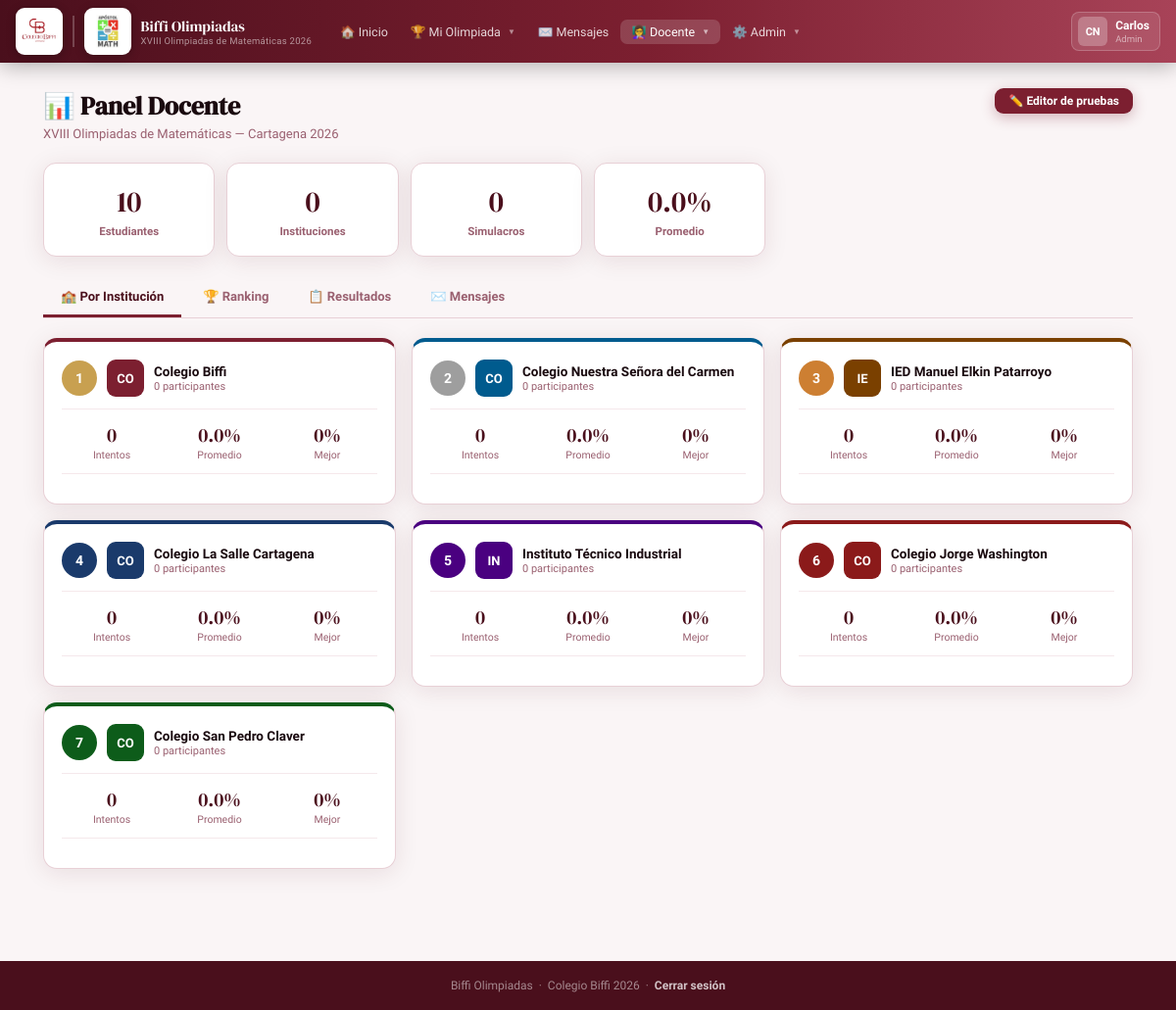
Page /docente.php?nivel=basico (signed in) on the committed database.
### tables this page shows
CREATE TABLE IF NOT EXISTS `instituciones` (
  `id`            INT AUTO_INCREMENT PRIMARY KEY,
  `nombre`        VARCHAR(200) NOT NULL,
  `ciudad`        VARCHAR(100) DEFAULT 'Cartagena',
  `departamento`  VARCHAR(100) DEFAULT 'Bolívar',
  `codigo`        VARCHAR(20)  DEFAULT '',
  `color`         VARCHAR(7)   DEFAULT '#7C1F30',
  `activa`        TINYINT(1)   DEFAULT 1,
  `creada_en`     DATETIME     DEFAULT CURRENT_TIMESTAMP
);

### includes/config.php (called while the page is built, shortened)
<?php
function isAdmin()   { return ($_SESSION['rol'] ?? '') === 'admin'; }
function isDocente() { return in_array($_SESSION['rol'] ?? '', ['admin','docente']); }
function sanitize($str){ return htmlspecialchars(trim($str), ENT_QUOTES, 'UTF-8'); }
function puedeEditarPruebas(): bool {
    return isAdmin() || (isDocente() && isBiffi());
}
?>

### docente.php (the view, shortened to what this page needs)
<?php
require_once 'includes/config.php';
$es_admin = isAdmin();
$mi_inst_id = null;
$inst_restrict = $es_admin ? '' : " AND u.institucion_id=".intval($mi_inst_id);
$stats = $pdo->query("SELECT
  COUNT(DISTINCT u.id)       total_estudiantes,
  COUNT(DISTINCT r.id)       total_simulacros,
  ROUND(AVG(r.puntaje/r.total*100),1) promedio_pct,
  COUNT(DISTINCT u.institucion_id) total_instituciones
FROM usuarios u
LEFT JOIN resultados r ON r.usuario_id=u.id AND r.total>0
WHERE u.rol='estudiante' AND u.activo=1
$inst_restrict")->fetch();
try {
    if($es_admin)
        $instituciones = $pdo->query("SELECT * FROM instituciones WHERE activa=1 ORDER BY nombre")->fetchAll();
    else {
        $sq=$pdo->prepare("SELECT * FROM instituciones WHERE id=?");
        $sq->execute([$mi_inst_id]); $instituciones=$sq->fetchAll();
    }
} catch(\Exception $e){ $instituciones=[]; }
$rank_inst = [];
if($es_admin){
    try {
        $rank_inst = $pdo->query("SELECT i.id,i.nombre,i.color,
          COUNT(DISTINCT u.id) estudiantes,
          COUNT(r.id) intentos,
          ROUND(AVG(r.puntaje/r.total*100),1) promedio,
          ROUND(MAX(r.puntaje/r.total*100),0) mejor
          FROM instituciones i
          LEFT JOIN usuarios u ON u.institucion_id=i.id AND u.rol='estudiante' AND u.activo=1
          LEFT JOIN resultados r ON r.usuario_id=u.id AND r.total>0
          WHERE i.activa=1
          GROUP BY i.id
          ORDER BY promedio DESC")->fetchAll();
    } catch(\Exception $e){}
}
require_once 'includes/header.php';
?>
<div class="doc-wrap">
  <div class="doc-head">
    <div>
      <h1>📊 Panel Docente</h1>
      <?php if(!$es_admin && $mi_inst_id && !empty($instituciones)): ?>
      <p>
        <span style="display:inline-flex;align-items:center;gap:7px;padding:4px 14px;border-radius:16px;
          font-size:12px;font-weight:700;color:white;background:<?=sanitize($instituciones[0]['color']??'var(--v)')?>">
          🏫 <?=sanitize($instituciones[0]['nombre']??'')?>
        </span>
      </p>
      <?php else: ?>
      <p>XVIII Olimpiadas de Matemáticas — Cartagena 2026</p>
      <?php endif ?>
    </div>
    <?php if(isAdmin()): ?>
    <?php if(puedeEditarPruebas()): ?>
    <a href="editor_simulacro.php" class="btn btn-v btn-sm">✏️ Editor de pruebas</a>
    <?php endif ?>
    <?php endif ?>
  </div>
  <div class="stats-row">
    <div class="stat"><div class="sn"><?=(int)$stats['total_estudiantes']?></div><div class="sl"><?=$es_admin?'Estudiantes':'Tus estudiantes'?></div></div>
    <?php if($es_admin): ?>
    <div class="stat"><div class="sn"><?=(int)$stats['total_instituciones']?></div><div class="sl">Instituciones</div></div>
    <?php endif ?>
    <div class="stat"><div class="sn"><?=(int)$stats['total_simulacros']?></div><div class="sl">Simulacros</div></div>
    <div class="stat"><div class="sn"><?=number_format((float)($stats['promedio_pct']??0),1)?>%</div><div class="sl">Promedio</div></div>
  </div>
  <div class="tabs-doc">
    <?php if($es_admin): ?>
    <button class="td a" onclick="showPanel('instituciones',this)">🏫 Por Institución</button>
    <?php endif ?>
    <button class="td <?=!$es_admin?'a':''?>" onclick="showPanel('ranking',this)">🏆 Ranking</button>
    <button class="td" onclick="showPanel('resultados',this)">📋 Resultados</button>
    <button class="td" onclick="showPanel('mensajes',this)">✉️ Mensajes</button>
  </div>
  <div id="panel-instituciones" class="panel <?=$es_admin?'a':''?>">
    <div style="display:grid;grid-template-columns:repeat(auto-fill,minmax(280px,1fr));gap:16px;margin-bottom:28px">
      <?php foreach($rank_inst as $pos=>$ri): ?>
      <div class="inst-rank-card" style="border-top-color:<?=sanitize($ri['color'])?>">
        <div class="irc-top">
          <div style="width:36px;height:36px;font-size:14px;font-weight:800;border-radius:50%;
            display:flex;align-items:center;justify-content:center;color:white;
            background:<?=['#C8A050','#9E9E9E','#CD7F32'][$pos]??sanitize($ri['color'])?>">
            <?=$pos+1?>
          </div>
          <div class="irc-logo" style="background:<?=sanitize($ri['color'])?>"><?=strtoupper(substr($ri['nombre'],0,2))?></div>
          <div>
            <div style="font-size:13.5px;font-weight:700;color:var(--ink);line-height:1.3"><?=sanitize($ri['nombre'])?></div>
            <div style="font-size:11px;color:#9a6070"><?=(int)$ri['estudiantes']?> participantes</div>
          </div>
        </div>
        <div style="display:grid;grid-template-columns:1fr 1fr 1fr;gap:8px;text-align:center;padding:12px 0;border-top:1px solid var(--vp);border-bottom:1px solid var(--vp);margin-bottom:12px">
          <div><div style="font-family:'DM Serif Display',serif;font-size:20px;color:var(--vd)"><?=(int)$ri['intentos']?></div><div style="font-size:10.5px;color:#9a6070">Intentos</div></div>
          <div><div style="font-family:'DM Serif Display',serif;font-size:20px;color:var(--vd)"><?=number_format((float)($ri['promedio']??0),1)?>%</div><div style="font-size:10.5px;color:#9a6070">Promedio</div></div>
          <div><div style="font-family:'DM Serif Display',serif;font-size:20px;color:var(--vd)"><?=(int)($ri['mejor']??0)?>%</div><div style="font-size:10.5px;color:#9a6070">Mejor</div></div>
        </div>
      </div>
      <?php endforeach ?>
    </div>
  </div>
</div>
<?php require_once 'includes/footer.php'; ?>

### includes/header.php (style rules this page uses)
:root { --v:#7C1F30;--vd:#4A0F1C;--vl:#A84358;--vp:#F5E8EB; --gold:#C8A050;--ink:#1A0A0F;--mist:#FAF5F6;--white:#fff; --green:#2E7D52;--border:#E8D0D6; --sh:0 4px 24px rgba(74,15,28,.10);--shh:0 12px 40px rgba(124,31,48,.20); }
*,*::before,*::after { margin:0;padding:0;box-sizing:border-box }
body { font-family:'Sora',sans-serif;background:var(--mist);color:var(--ink);min-height:100vh }
a { text-decoration:none;color:inherit }
.btn { display:inline-flex;align-items:center;gap:7px;padding:9px 20px;border-radius:9px; font-family:'Sora',sans-serif;font-size:13px;font-weight:700;cursor:pointer;border:none;transition:all .2s }
.btn-v { background:var(--v);color:white;box-shadow:0 4px 14px rgba(124,31,48,.3) }
.btn-sm { padding:6px 14px;font-size:12px }
.panel-top, .bib-head, .doc-wrap > div:first-child, .adm-panel .panel-top { flex-wrap: wrap !important; }
.btn { flex-shrink: 0; white-space: nowrap; }

### docente.php (style rules this page uses)
.doc-wrap { max-width:1160px;margin:0 auto;padding:26px 24px }
.doc-head { margin-bottom:22px;display:flex;align-items:flex-start;justify-content:space-between;flex-wrap:wrap;gap:12px }
.doc-head h1 { font-family:'DM Serif Display',serif;font-size:26px;color:var(--ink) }
.doc-head p { font-size:13px;color:#9a6070;margin-top:3px }
.stats-row { display:grid;grid-template-columns:repeat(auto-fill,minmax(160px,1fr));gap:12px;margin-bottom:22px }
.stat { background:white;border-radius:13px;padding:18px;text-align:center;box-shadow:var(--sh);border:1.5px solid var(--border) }
.sn { font-family:'DM Serif Display',serif;font-size:30px;color:var(--vd) }
.sl { font-size:11.5px;color:#9a6070;font-weight:600;margin-top:3px }
.tabs-doc { display:flex;gap:4px;margin-bottom:20px;flex-wrap:wrap;border-bottom:1.5px solid var(--border);padding-bottom:0 }
.td { padding:11px 18px;font-family:'Sora',sans-serif;font-size:13px;font-weight:600; cursor:pointer;color:#9a6070;background:none;border:none;border-bottom:3px solid transparent; transition:all .2s;text-decoration:none }
.td.a { color:var(--vd);border-bottom-color:var(--v) }
.panel { display:none;animation:fi .25s ease }
.panel.a { display:block }
.inst-rank-card { background:white;border-radius:14px;padding:18px;box-shadow:var(--sh); border:1.5px solid var(--border);border-top:4px solid var(--v) }
.irc-top { display:flex;align-items:center;gap:10px;margin-bottom:12px }
.irc-logo { width:38px;height:38px;border-radius:9px;display:flex;align-items:center; justify-content:center;font-weight:800;color:white;font-size:13px;flex-shrink:0 }

### rows in the picture
instituciones: nombre "CO", nombre "Colegio Biffi", estudiantes "0", intentos "0", promedio "0.0", mejor "0"
instituciones: nombre "CO", nombre "Colegio Nuestra Señora del Carmen", estudiantes "0", intentos "0", promedio "0.0", mejor "0"
instituciones: nombre "IE", nombre "IED Manuel Elkin Patarroyo", estudiantes "0", intentos "0", promedio "0.0", mejor "0"
instituciones: nombre "CO", nombre "Colegio La Salle Cartagena", estudiantes "0", intentos "0", promedio "0.0", mejor "0"
instituciones: nombre "IN", nombre "Instituto Técnico Industrial", estudiantes "0", intentos "0", promedio "0.0", mejor "0"
instituciones: nombre "CO", nombre "Colegio Jorge Washington", estudiantes "0", intentos "0", promedio "0.0", mejor "0"
instituciones: nombre "CO", nombre "Colegio San Pedro Claver", estudiantes "0", intentos "0", promedio "0.0", mejor "0"

### other values in the picture
$_iniciales "CN"
$_nombre "Carlos"
$rol_actual "Admin"
$stats['total_estudiantes'] "10"
$stats['total_instituciones'] "0"
$stats['total_simulacros'] "0"
$stats['promedio_pct'] "0.0"
